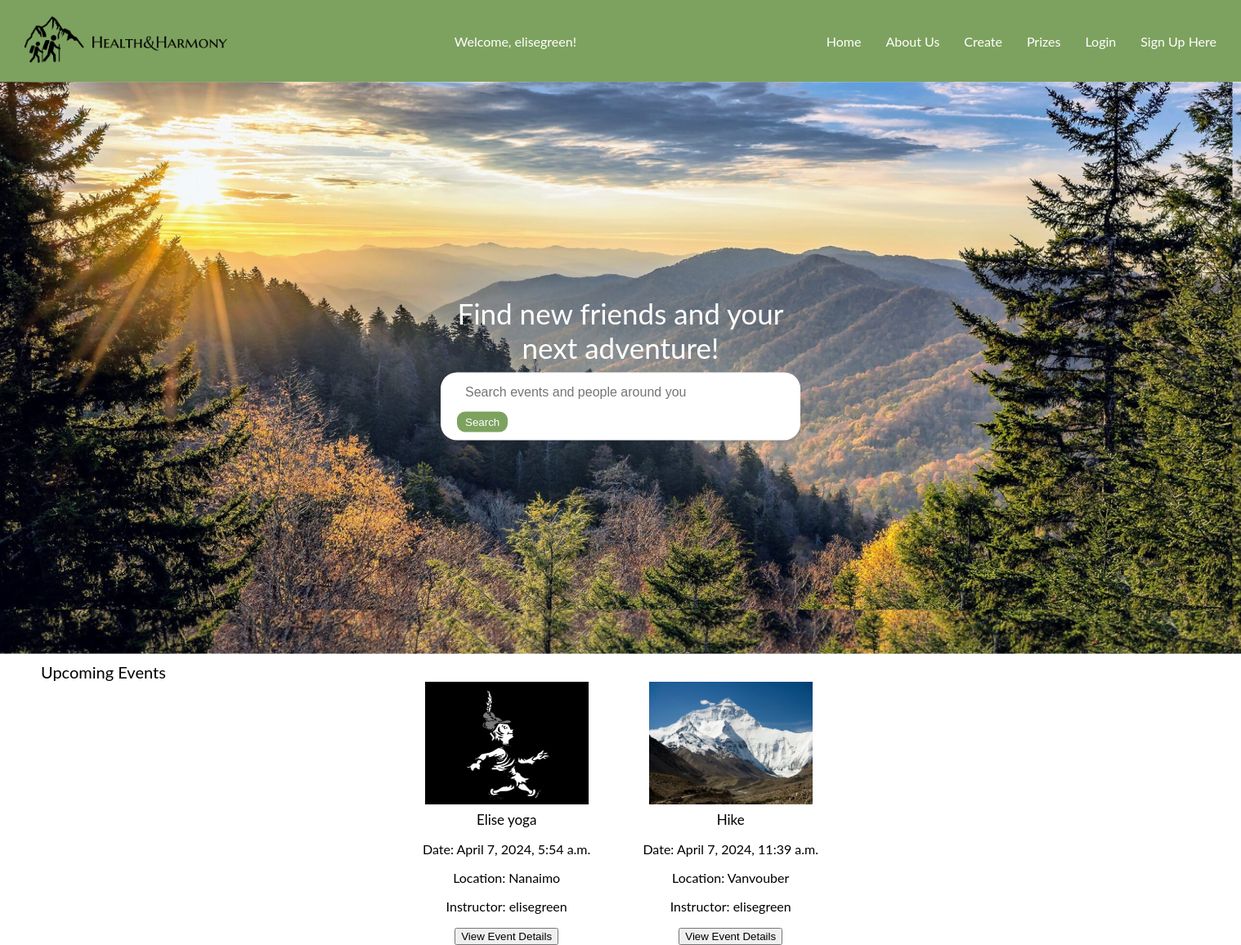
The app's page / (signed in) with its own data.
### applet/models.py (models this page shows)
class Event(models.Model):
    event_name = models.CharField(max_length=100)
    event_date = models.DateTimeField("Event date", default= datetime.now)
    location = models.CharField(max_length=200)
    instructor = models.CharField(max_length=200)
    description = models.CharField(max_length=500)
    attendees = models.ManyToManyField(User, related_name='attended_events',  blank=True)
    image = models.ImageField(upload_to='event_images/')
    coins = models.IntegerField(default=0)

### applet/views.py (the view)
# urls.py: path("", home, name="home"),
def home(request):
    events = Event.objects.all()
    return render(request, 'home2.html', {'events': events})

### applet/templates/home2.html (shortened to what this page needs)
<!DOCTYPE html>
<html lang="en">
<head>
<link rel="stylesheet" href="/applet/static/styles.css">
</head>
<body>
<div class="navbar">
    <div>
        <img src="/applet/static/images/Logo.png" alt="Logo" class="logo">
    </div>
    {% if request.user.is_authenticated %}
    <p>Welcome, {{ request.user.username }}!</p>
{% else %}
    <p>Welcome, Guest!</p>
{% endif %}
    <div class="nav-links">
        <a href="/">Home</a>
        <a href="{% url 'about_us' %}">About Us</a></li>
        <a href="{% url 'upload_event' %}">Create</a>
        <a href="{% url 'prize_list' %}">Prizes</a>
        <a href="{% url 'login' %}">Login</a>
        <a href="{% url 'signup' %}">Sign Up Here</a>
    </div>
</div>
<div class="placeholder-image">
<img src="/applet/static/images/home_background.png" >
    <div class="search-bar-container">
        <div class="find-friends-text">
            Find new friends and your next adventure!
        </div>
        <div class="search-bar">
            <input type="text" placeholder="Search events and people around you" list="events">
            <button>Search</button>
        </div>
    </div>
</div>
<div class="upcoming-events">
    <div class="UE-title">Upcoming Events</div>
    <div class="event-container">
        {% for event in events %}
        <div class="event">
            <div class="event-image">
                <a href="#"><img src="{{ event.image.url }}" alt="{{ event.event_name }}"></a>
            </div>
            <div class="event-label">{{ event.event_name }}</div>
            <div class="event-details">
                <p>Date: {{ event.event_date }}</p>
                <p>Location: {{ event.location }}</p>
                <p>Instructor: {{ event.instructor }}</p>
                <form class="callDjangoFunctionForm" action="{% url 'event_display' %}" method="post">
                    <button type="submit">View Event Details</button>
                </form>
            </div>
        </div>
        {% endfor %}
    </div>
</div>
</body>
</html>

### applet/static/styles.css (style rules this page uses)
body { margin: 0; padding: 0; font-family: 'Lato', sans-serif; }
.navbar { display: flex; justify-content: space-between; align-items: center; padding: 20px 30px; background-color: #7DA25F; color: #fff; }
.logo { width: 250px; height: auto; }
.nav-links { display: flex; }
.nav-links a { color: #fff; text-decoration: none; margin-left: 30px; }
.placeholder-image { width: 100%; height: 700px; background-image: url('/static/home_background.png'); background-size: cover; background-position: center; margin-top: 0px; position: relative; }
.search-bar-container { position: absolute; top: 50%; left: 50%; transform: translate(-50%, -50%); width: 80%; max-width: 400px; display: flex; flex-direction: column; align-items: center; }
.search-bar { width: 100%; background-color: #fff; border-radius: 20px; padding: 10px 20px; box-shadow: 0 2px 4px rgba(0, 0, 0, 0.1); }
.search-bar input { width: 100%; border: none; outline: none; padding: 5px 10px; font-size: 16px; border-radius: 10px; }
.search-bar button { background-color: #7DA25F; color: #fff; border: none; padding: 5px 10px; border-radius: 10px; margin-top: 10px; cursor: pointer; }
.find-friends-text { color: #FFFFFF; text-align: center; font-size: 35px; margin-bottom: 10px; max-width: 400px; margin-left: auto; margin-right: auto; word-wrap: break-word; font-family: 'Lato', sans-serif; }
.upcoming-events { text-align: center; margin-top: 0px; }
.event { display: inline-block; margin: 0 30px; text-align: center; transition: transform 0.3s; }
.event-image img { width: 200px; height: 150px; cursor: pointer; }
.UE-title { font-size: 20px; margin-top: 10px; text-align: left; padding-left: 50px; }
.event-label { font-size: 17px; margin-top: 5px; }

### records on screen
Event: image (picture), event_name "Elise yoga", event_date "April 7, 2024, 5:54 a.m.", location "Nanaimo", instructor "elisegreen"
Event: image (picture), event_name "Hike", event_date "April 7, 2024, 11:39 a.m.", location "Vanvouber", instructor "elisegreen"

### other values on screen
{{ request.user.username }} "elisegreen"
